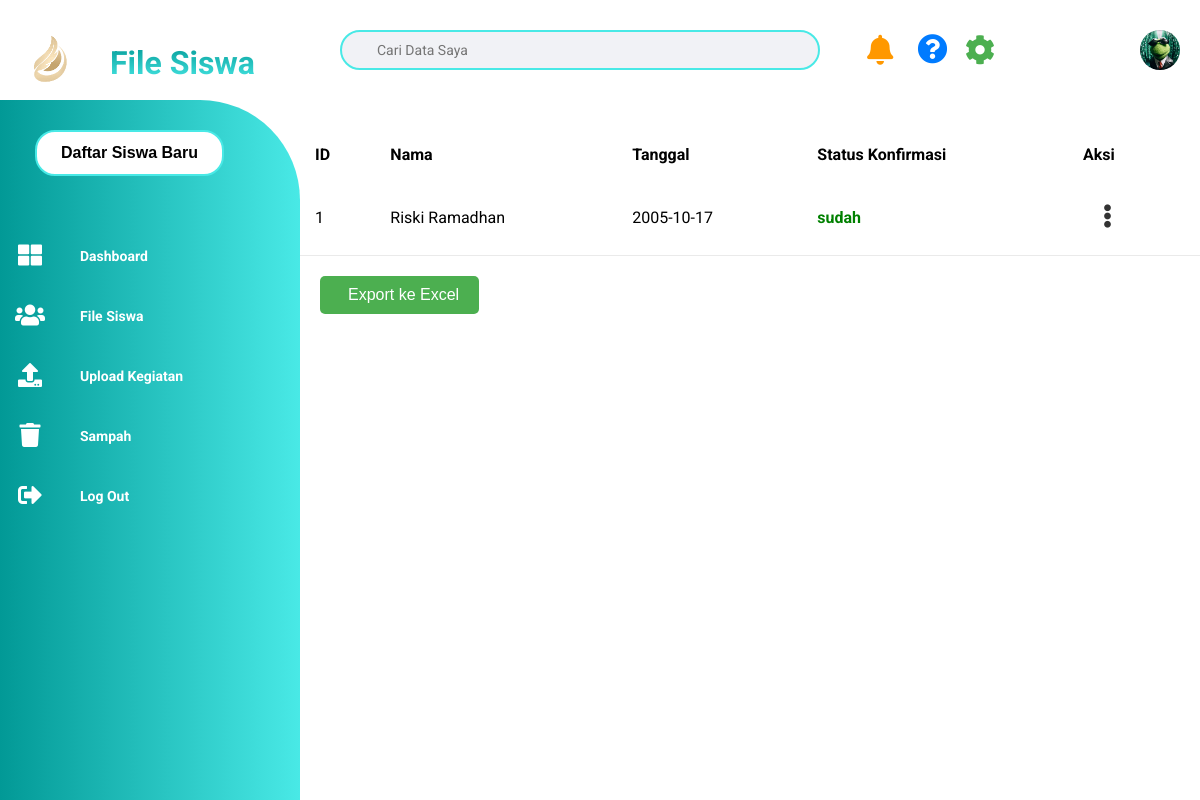
Screenshot of /File_Siswa.php with the database file from the repository.
### tables this page shows
CREATE TABLE `pendaftaran_siswa` (
  `id` int(11) NOT NULL,
  `nama_siswa` varchar(255) DEFAULT NULL,
  `nama_panggilan` varchar(255) DEFAULT NULL,
  `tanggal_lahir` date DEFAULT NULL,
  `tempat_lahir` varchar(255) DEFAULT NULL,
  `agama` varchar(50) DEFAULT NULL,
  `jumlah_saudara` int(11) DEFAULT NULL,
  `anak_ke` int(11) DEFAULT NULL,
  `jk_siswa` enum('laki-laki','perempuan') DEFAULT NULL,
  `nama_ibu` varchar(255) DEFAULT NULL,
  `tempat_lahir_ibu` varchar(255) DEFAULT NULL,
  `agama_ibu` varchar(50) DEFAULT NULL,
  `telepon_ibu` varchar(15) DEFAULT NULL,
  `pekerjaan_ibu` varchar(255) DEFAULT NULL,
  `pendidikan_ibu` varchar(50) DEFAULT NULL,
  `alamat_ibu` text DEFAULT NULL,
  `nama_ayah` varchar(255) DEFAULT NULL,
  `tempat_lahir_ayah` varchar(255) DEFAULT NULL,
  `agama_ayah` varchar(50) DEFAULT NULL,
  `telepon_ayah` varchar(15) DEFAULT NULL,
  `pekerjaan_ayah` varchar(255) DEFAULT NULL,
  `pendidikan_ayah` varchar(50) DEFAULT NULL,
  `alamat_ayah` text DEFAULT NULL,
  `status` varchar(20) DEFAULT 'belum_terkonfirmasi',
  `status_konfirmasi` enum('belum','sudah') NOT NULL DEFAULT 'belum',
  `nipd_siswa` varchar(50) DEFAULT NULL,
  `nisn_siswa` varchar(50) DEFAULT NULL,
  `nik_siswa` varchar(50) DEFAULT NULL,
  `alamat` text DEFAULT NULL,
  `rt` varchar(10) DEFAULT NULL,
  `rw` varchar(10) DEFAULT NULL,
  `dusun` varchar(100) DEFAULT NULL,
  `kelurahan` varchar(100) DEFAULT NULL,
  `kecamatan` varchar(100) DEFAULT NULL,
  `kode_pos` varchar(10) DEFAULT NULL,
  `jenis_tinggal` varchar(50) DEFAULT NULL,
  `alat_transportasi` varchar(50) DEFAULT NULL,
  `telepon` varchar(20) DEFAULT NULL,
  `hp` varchar(20) DEFAULT NULL,
  `e_mail` varchar(100) DEFAULT NULL,
  `skhun` varchar(50) DEFAULT NULL,
  `penerima_kps` enum('ya','tidak') DEFAULT NULL,
  `no_kps` varchar(50) DEFAULT NULL,
  `tahun_lahir_ayah` int(11) DEFAULT NULL,
  `penghasilan_ayah` decimal(15,2) DEFAULT NULL,
  `nik_ayah` varchar(50) DEFAULT NULL,
  `tahun_lahir_ibu` int(11) DEFAULT NULL,
  `penghasilan_ibu` decimal(15,2) DEFAULT NULL,
  `nik_ibu` varchar(50) DEFAULT NULL,
  `nama_wali` varchar(100) DEFAULT NULL,
  `tahun_lahir_wali` int(11) DEFAULT NULL,
  `jenjang_pendidikan_wali` varchar(50) DEFAULT NULL,
  `pekerjaan_wali` varchar(100) DEFAULT NULL,
  `penghasilan_wali` decimal(15,2) DEFAULT NULL,
  `nik_wali` varchar(50) DEFAULT NULL,
  `rombel_saat_ini` varchar(50) DEFAULT NULL,
  `no_peserta_ujian_nasional` varchar(50) DEFAULT NULL,
  `no_seri_ijazah` varchar(50) DEFAULT NULL,
  `penerima_kip` enum('ya','tidak') DEFAULT NULL,
  `nomor_kip` varchar(50) DEFAULT NULL,
  `nama_di_kip` varchar(100) DEFAULT NULL,
  `nomor_kks` varchar(50) DEFAULT NULL,
  `no_registrasi_akta_lahir` varchar(50) DEFAULT NULL,
  `bank` varchar(50) DEFAULT NULL,
  `nomor_rekening_bank` varchar(50) DEFAULT NULL,
  `rekening_atas_nama` varchar(100) DEFAULT NULL,
  `layak_pip` enum('ya','tidak') DEFAULT NULL,
  `alasan_layak_pip` text DEFAULT NULL,
  `kebutuhan_khusus` varchar(100) DEFAULT NULL,
  `sekolah_asal` varchar(100) DEFAULT NULL,
  `lintang` decimal(9,6) DEFAULT NULL,
  `bujur` decimal(9,6) DEFAULT NULL,
  `no_kk` varchar(50) DEFAULT NULL,
  `berat_badan` decimal(5,2) DEFAULT NULL,
  `tinggi_badan` decimal(5,2) DEFAULT NULL,
  `lingkar_kepala` decimal(5,2) DEFAULT NULL,
  `jml_saudara_kandung` int(11) DEFAULT NULL,
  `jarak_rumah_ke_sekolah` decimal(5,2) DEFAULT NULL,
  `sampah` enum('1','0') NOT NULL DEFAULT '0'
);

### File_Siswa.php (the view, shortened to what this page needs)
<?php
include 'koneksi.php';
$sql = "SELECT id, nama_siswa AS nama, tanggal_lahir AS tanggal, status_konfirmasi
        FROM pendaftaran_siswa
        WHERE sampah = '0'";
$result = $conn->query($sql);
?>
<!DOCTYPE html>
<html lang="en">
<head>
  <link rel="stylesheet" href="file_siswa.css">
  <link rel="stylesheet" href="https://cdnjs.cloudflare.com/ajax/libs/font-awesome/5.15.4/css/all.min.css">
  <link href="https://cdnjs.cloudflare.com/ajax/libs/font-awesome/5.15.4/css/all.min.css" rel="stylesheet">
  <link href="https://unpkg.com/ionicons@5.5.2/dist/ionicons.css" rel="stylesheet">
</head>
<body>
  <div class="container">
    <div class="navigation">
      <ul>
      <a href="formadmin.php"><button class="tombol-unggah">Daftar Siswa Baru</button></a>
        <li>
          <a href="dashboard.php">
            <span class="icon"><i class="fa fa-th-large"></i></span>
            <span class="title"><b>Dashboard</b></span>
          </a>
        </li>
        <li>
          <a href="File_Siswa.php">
            <span class="icon"><i class="fa fa-users"></i></span>
            <span class="title"><b>File Siswa</b></span>
          </a>
        </li>
        <li>
          <a href="uploadkegiatan.php">
            <span class="icon"><i class="fa fa-upload"></i></span>
            <span class="title"><b>Upload Kegiatan</b></span>
          </a>
        </li>
        <li>
          <a href="sampah.php">
            <span class="icon"><i class="fas fa-trash"></i></span>
            <span class="title"><b>Sampah</b></span>
          </a>
        </li>
        <li>
          <a href="logout.php">
            <span class="icon"><i class="fas fa-sign-out-alt"></i></span>
            <span class="title"><b>Log Out</b></span>
          </a>
        </li>
      </ul>
    </div>
    <div class="main">
      <div class="topbar">
        <div class="logo-wa">
        <img src="1.png" alt="Logo" class="logo">
        <div class="nama-paud">
            <h1>File Siswa</h1>
          </div>
        </div>
        <div class="search">
          <label>
            <input type="text" placeholder="Cari Data Saya" />
          </label>
        </div>
        <div class="notifikasi">
          <a href="#"><span class="icon"><i class="fas fa-bell"></i></span></a>
        </div>
        <div class="help">
          <a href="#"><span class="icon"><i class="fas fa-question-circle"></i></span></a>
</div>
<div class="pengaturan">
  <a href="javascript:void(0);" onclick="toggleDropdown()">
    <span class="icon"><i class="fas fa-cog"></i></span>
  </a>
</div>
        <div class="user">
          <img src="f16cc7ec7235a12a99bf92505040bfdb.jpg" alt="poto" />
        </div>
      </div>
      <section class="table-section">
        <table>
          <thead>
            <tr>
              <th>ID</th>
              <th>Nama</th>
              <th>Tanggal</th>
              <th>Status Konfirmasi</th>
              <th>Aksi</th>
            </tr>
          </thead>
          <tbody>
  <?php if ($result->num_rows > 0) : ?>
    <?php while ($data = $result->fetch_assoc()) : ?>
      <tr>
        <td><?= htmlspecialchars($data['id']) ?></td>
        <td><?= htmlspecialchars($data['nama']) ?></td>
        <td><?= htmlspecialchars($data['tanggal']) ?></td>
        <td class="<?= $data['status_konfirmasi'] === 'belum' ? 'status-belum' : 'status-sudah' ?>">
          <?= htmlspecialchars($data['status_konfirmasi']) ?>
        </td>
        <td>
          <div class="dropdown">
            <button class="dropbtn">
              <i class="fas fa-ellipsis-v"></i>
            </button>
          </div>
        </td>
      </tr>
    <?php endwhile; ?>
  <?php else : ?>
    <tr>
      <td colspan="5">Tidak ada data.</td>
    </tr>
  <?php endif; ?>
</tbody>
        </table>
        <div class="export-section">
    <form action="export_excel.php" method="post">
        <button type="submit" class="export-button">
            <ion-icon name="download-outline"></ion-icon> Export ke Excel
        </button>
    </form>
</div>
      </section>
    </div>
</body>
</html>

### rows the page displays
pendaftaran_siswa: id "1", nama_siswa "Riski Ramadhan", tanggal_lahir "2005-10-17", status_konfirmasi "sudah"
